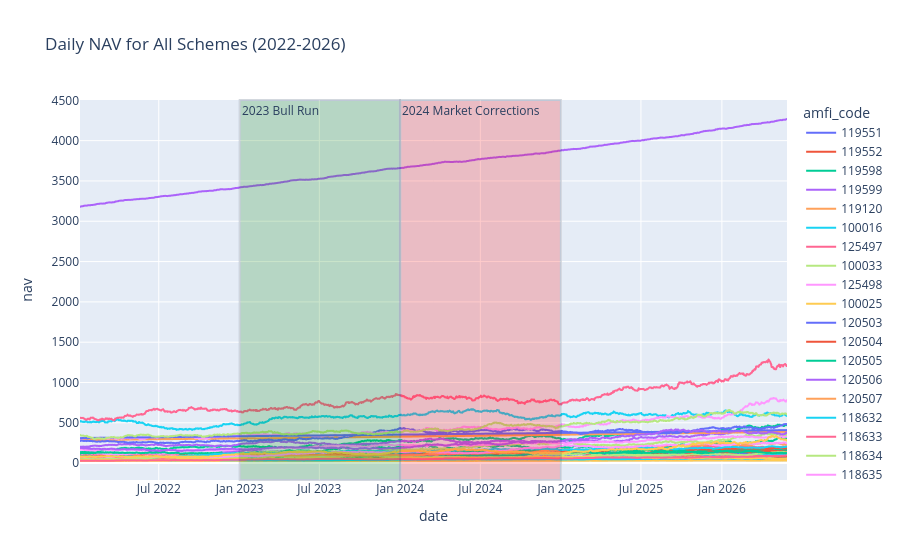
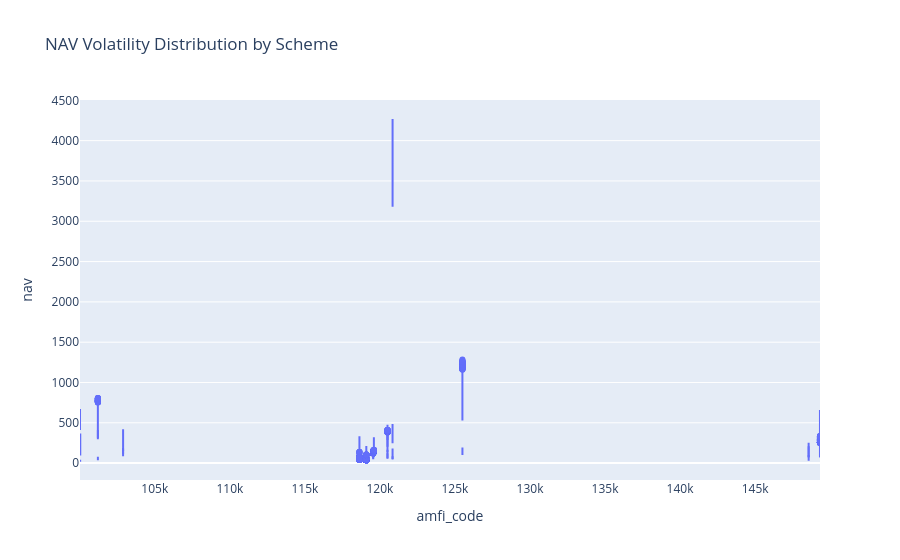
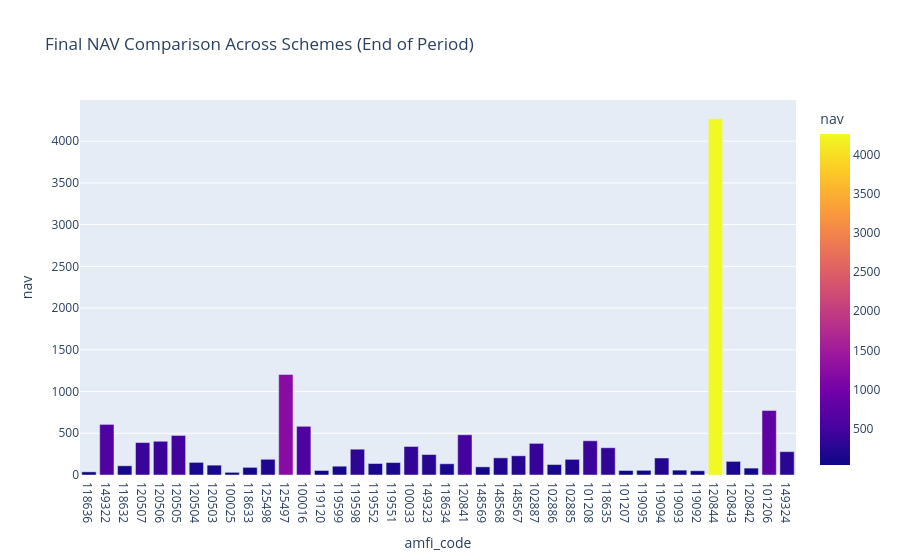

Notebook code cell kept with these figures, in order:
### Markdown cell above
## 1. NAV Trend Analysis

### Code cell
# Task 1: NAV trend analysis
print('Task 1: NAV trend analysis')
df_nav = pd.read_csv('../data/02_nav_history.csv')
df_nav['date'] = pd.to_datetime(df_nav['date'])
df_nav_filtered = df_nav[(df_nav['date'].dt.year >= 2022) & (df_nav['date'].dt.year <= 2026)]

fig = px.line(df_nav_filtered, x='date', y='nav', color='amfi_code', 
              title='Daily NAV for All Schemes (2022-2026)')
fig.add_vrect(x0="2023-01-01", x1="2023-12-31", fillcolor="green", opacity=0.2, 
              annotation_text="2023 Bull Run", annotation_position="top left")
fig.add_vrect(x0="2024-01-01", x1="2024-12-31", fillcolor="red", opacity=0.2, 
              annotation_text="2024 Market Corrections", annotation_position="top left")

hti.screenshot(html_str=fig.to_html(), save_as='nav_trend_analysis_temp.png', size=(1200, 800))
import shutil
if os.path.exists('nav_trend_analysis_temp.png'):
    shutil.move('nav_trend_analysis_temp.png', '../reports/png_charts/nav_trend_analysis.png')
fig.show()



# Task 1b: NAV Volatility (Box Plot)
fig2 = px.box(df_nav_filtered, x='amfi_code', y='nav', title='NAV Volatility Distribution by Scheme')
fig2.show()
hti.screenshot(html_str=fig2.to_html(), save_as='nav_volatility_box.png', size=(1200, 800))

# Task 1c: Final NAV Comparison (Bar Chart)
df_final = df_nav_filtered.sort_values('date').groupby('amfi_code').tail(1)
fig3 = px.bar(df_final.assign(amfi_code=df_final['amfi_code'].astype(str)), x='amfi_code', y='nav', title='Final NAV Comparison Across Schemes (End of Period)', color='nav')
fig3.show()
hti.screenshot(html_str=fig3.to_html(), save_as='nav_final_bar.png', size=(1200, 800))

import shutil
if os.path.exists('nav_volatility_box.png'): shutil.move('nav_volatility_box.png', '../reports/png_charts/nav_volatility_box.png')
if os.path.exists('nav_final_bar.png'): shutil.move('nav_final_bar.png', '../reports/png_charts/nav_final_bar.png')

### Figure 1 — Plotly figure (JSON) as saved in the notebook; plotly's stock layout.template omitted (floating-point values rounded to 4 significant figures; data arrays with more than 128 entries replaced by an {"elided": "..."} marker saying what was removed)
{"data": [{"hovertemplate": "amfi_code=119551<br>date=%{x}<br>nav=%{y}<extra></extra>", "legendgroup": "119551", "line": {"color": "#636efa", "dash": "solid"}, "marker": {"symbol": "circle"}, "mode": "lines", "name": "119551", "showlegend": true, "type": "scattergl", "x": {"elided": "1150 str values"}, "xaxis": "x", "y": {"elided": "1150 float values"}, "yaxis": "y"}, {"hovertemplate": "amfi_code=119552<br>date=%{x}<br>nav=%{y}<extra></extra>", "legendgroup": "119552", "line": {"color": "#EF553B", "dash": "solid"}, "marker": {"symbol": "circle"}, "mode": "lines", "name": "119552", "showlegend": true, "type": "scattergl", "x": {"elided": "1150 str values"}, "xaxis": "x", "y": {"elided": "1150 float values"}, "yaxis": "y"}, {"hovertemplate": "amfi_code=119598<br>date=%{x}<br>nav=%{y}<extra></extra>", "legendgroup": "119598", "line": {"color": "#00cc96", "dash": "solid"}, "marker": {"symbol": "circle"}, "mode": "lines", "name": "119598", "showlegend": true, "type": "scattergl", "x": {"elided": "1150 str values"}, "xaxis": "x", "y": {"elided": "1150 float values"}, "yaxis": "y"}, {"hovertemplate": "amfi_code=119599<br>date=%{x}<br>nav=%{y}<extra></extra>", "legendgroup": "119599", "line": {"color": "#ab63fa", "dash": "solid"}, "marker": {"symbol": "circle"}, "mode": "lines", "name": "119599", "showlegend": true, "type": "scattergl", "x": {"elided": "1150 str values"}, "xaxis": "x", "y": {"elided": "1150 float values"}, "yaxis": "y"}, {"hovertemplate": "amfi_code=119120<br>date=%{x}<br>nav=%{y}<extra></extra>", "legendgroup": "119120", "line": {"color": "#FFA15A", "dash": "solid"}, "marker": {"symbol": "circle"}, "mode": "lines", "name": "119120", "showlegend": true, "type": "scattergl", "x": {"elided": "1150 str values"}, "xaxis": "x", "y": {"elided": "1150 float values"}, "yaxis": "y"}, {"hovertemplate": "amfi_code=100016<br>date=%{x}<br>nav=%{y}<extra></extra>", "legendgroup": "100016", "line": {"color": "#19d3f3", "dash": "solid"}, "marker": {"symbol": "circle"}, "mode": "lines", "name": "100016", "showlegend": true, "type": "scattergl", "x": {"elided": "1150 str values"}, "xaxis": "x", "y": {"elided": "1150 float values"}, "yaxis": "y"}, {"hovertemplate": "amfi_code=125497<br>date=%{x}<br>nav=%{y}<extra></extra>", "legendgroup": "125497", "line": {"color": "#FF6692", "dash": "solid"}, "marker": {"symbol": "circle"}, "mode": "lines", "name": "125497", "showlegend": true, "type": "scattergl", "x": {"elided": "1150 str values"}, "xaxis": "x", "y": {"elided": "1150 float values"}, "yaxis": "y"}, {"hovertemplate": "amfi_code=100033<br>date=%{x}<br>nav=%{y}<extra></extra>", "legendgroup": "100033", "line": {"color": "#B6E880", "dash": "solid"}, "marker": {"symbol": "circle"}, "mode": "lines", "name": "100033", "showlegend": true, "type": "scattergl", "x": {"elided": "1150 str values"}, "xaxis": "x", "y": {"elided": "1150 float values"}, "yaxis": "y"}, {"hovertemplate": "amfi_code=125498<br>date=%{x}<br>nav=%{y}<extra></extra>", "legendgroup": "125498", "line": {"color": "#FF97FF", "dash": "solid"}, "marker": {"symbol": "circle"}, "mode": "lines", "name": "125498", "showlegend": true, "type": "scattergl", "x": {"elided": "1150 str values"}, "xaxis": "x", "y": {"elided": "1150 float values"}, "yaxis": "y"}, {"hovertemplate": "amfi_code=100025<br>date=%{x}<br>nav=%{y}<extra></extra>", "legendgroup": "100025", "line": {"color": "#FECB52", "dash": "solid"}, "marker": {"symbol": "circle"}, "mode": "lines", "name": "100025", "showlegend": true, "type": "scattergl", "x": {"elided": "1150 str values"}, "xaxis": "x", "y": {"elided": "1150 float values"}, "yaxis": "y"}, {"hovertemplate": "amfi_code=120503<br>date=%{x}<br>nav=%{y}<extra></extra>", "legendgroup": "120503", "line": {"color": "#636efa", "dash": "solid"}, "marker": {"symbol": "circle"}, "mode": "lines", "name": "120503", "showlegend": true, "type": "scattergl", "x": {"elided": "1150 str values"}, "xaxis": "x", "y": {"elided": "1150 float values"}, "yaxis": "y"}, {"hovertemplate": "amfi_code=120504<br>date=%{x}<br>nav=%{y}<extra></extra>", "legendgroup": "120504", "line": {"color": "#EF553B", "dash": "solid"}, "marker": {"symbol": "circle"}, "mode": "lines", "name": "120504", "showlegend": true, "type": "scattergl", "x": {"elided": "1150 str values"}, "xaxis": "x", "y": {"elided": "1150 float values"}, "yaxis": "y"}, {"hovertemplate": "amfi_code=120505<br>date=%{x}<br>nav=%{y}<extra></extra>", "legendgroup": "120505", "line": {"color": "#00cc96", "dash": "solid"}, "marker": {"symbol": "circle"}, "mode": "lines", "name": "120505", "showlegend": true, "type": "scattergl", "x": {"elided": "1150 str values"}, "xaxis": "x", "y": {"elided": "1150 float values"}, "yaxis": "y"}, {"hovertemplate": "amfi_code=120506<br>date=%{x}<br>nav=%{y}<extra></extra>", "legendgroup": "120506", "line": {"color": "#ab63fa", "dash": "solid"}, "marker": {"symbol": "circle"}, "mode": "lines", "name": "120506", "showlegend": true, "type": "scattergl", "x": {"elided": "1150 str values"}, "xaxis": "x", "y": {"elided": "1150 float values"}, "yaxis": "y"}, {"hovertemplate": "amfi_code=120507<br>date=%{x}<br>nav=%{y}<extra></extra>", "legendgroup": "120507", "line": {"color": "#FFA15A", "dash": "solid"}, "marker": {"symbol": "circle"}, "mode": "lines", "name": "120507", "showlegend": true, "type": "scattergl", "x": {"elided": "1150 str values"}, "xaxis": "x", "y": {"elided": "1150 float values"}, "yaxis": "y"}, {"hovertemplate": "amfi_code=118632<br>date=%{x}<br>nav=%{y}<extra></extra>", "legendgroup": "118632", "line": {"color": "#19d3f3", "dash": "solid"}, "marker": {"symbol": "circle"}, "mode": "lines", "name": "118632", "showlegend": true, "type": "scattergl", "x": {"elided": "1150 str values"}, "xaxis": "x", "y": {"elided": "1150 float values"}, "yaxis": "y"}, {"hovertemplate": "amfi_code=118633<br>date=%{x}<br>nav=%{y}<extra></extra>", "legendgroup": "118633", "line": {"color": "#FF6692", "dash": "solid"}, "marker": {"symbol": "circle"}, "mode": "lines", "name": "118633", "showlegend": true, "type": "scattergl", "x": {"elided": "1150 str values"}, "xaxis": "x", "y": {"elided": "1150 float values"}, "yaxis": "y"}, {"hovertemplate": "amfi_code=118634<br>date=%{x}<br>nav=%{y}<extra></extra>", "legendgroup": "118634", "line": {"color": "#B6E880", "dash": "solid"}, "marker": {"symbol": "circle"}, "mode": "lines", "name": "118634", "showlegend": true, "type": "scattergl", "x": {"elided": "1150 str values"}, "xaxis": "x", "y": {"elided": "1150 float values"}, "yaxis": "y"}, {"hovertemplate": "amfi_code=118635<br>date=%{x}<br>nav=%{y}<extra></extra>", "legendgroup": "118635", "line": {"color": "#FF97FF", "dash": "solid"}, "marker": {"symbol": "circle"}, "mode": "lines", "name": "118635", "showlegend": true, "type": "scattergl", "x": {"elided": "1150 str values"}, "xaxis": "x", "y": {"elided": "1150 float values"}, "yaxis": "y"}, {"hovertemplate": "amfi_code=118636<br>date=%{x}<br>nav=%{y}<extra></extra>", "legendgroup": "118636", "line": {"color": "#FECB52", "dash": "solid"}, "marker": {"symbol": "circle"}, "mode": "lines", "name": "118636", "showlegend": true, "type": "scattergl", "x": {"elided": "1150 str values"}, "xaxis": "x", "y": {"elided": "1150 float values"}, "yaxis": "y"}, {"hovertemplate": "amfi_code=120841<br>date=%{x}<br>nav=%{y}<extra></extra>", "legendgroup": "120841", "line": {"color": "#636efa", "dash": "solid"}, "marker": {"symbol": "circle"}, "mode": "lines", "name": "120841", "showlegend": true, "type": "scattergl", "x": {"elided": "1150 str values"}, "xaxis": "x", "y": {"elided": "1150 float values"}, "yaxis": "y"}, {"hovertemplate": "amfi_code=120842<br>date=%{x}<br>nav=%{y}<extra></extra>", "legendgroup": "120842", "line": {"color": "#EF553B", "dash": "solid"}, "marker": {"symbol": "circle"}, "mode": "lines", "name": "120842", "showlegend": true, "type": "scattergl", "x": {"elided": "1150 str values"}, "xaxis": "x", "y": {"elided": "1150 float values"}, "yaxis": "y"}, {"hovertemplate": "amfi_code=120843<br>date=%{x}<br>nav=%{y}<extra></extra>", "legendgroup": "120843", "line": {"color": "#00cc96", "dash": "solid"}, "marker": {"symbol": "circle"}, "mode": "lines", "name": "120843", "showlegend": true, "type": "scattergl", "x": {"elided": "1150 str values"}, "xaxis": "x", "y": {"elided": "1150 float values"}, "yaxis": "y"}, {"hovertemplate": "amfi_code=120844<br>date=%{x}<br>nav=%{y}<extra></extra>", "legendgroup": "120844", "line": {"color": "#ab63fa", "dash": "solid"}, "marker": {"symbol": "circle"}, "mode": "lines", "name": "120844", "showlegend": true, "type": "scattergl", "x": {"elided": "1150 str values"}, "xaxis": "x", "y": {"elided": "1150 float values"}, "yaxis": "y"}, {"hovertemplate": "amfi_code=119092<br>date=%{x}<br>nav=%{y}<extra></extra>", "legendgroup": "119092", "line": {"color": "#FFA15A", "dash": "solid"}, "marker": {"symbol": "circle"}, "mode": "lines", "name": "119092", "showlegend": true, "type": "scattergl", "x": {"elided": "1150 str values"}, "xaxis": "x", "y": {"elided": "1150 float values"}, "yaxis": "y"}, {"hovertemplate": "amfi_code=119093<br>date=%{x}<br>nav=%{y}<extra></extra>", "legendgroup": "119093", "line": {"color": "#19d3f3", "dash": "solid"}, "marker": {"symbol": "circle"}, "mode": "lines", "name": "119093", "showlegend": true, "type": "scattergl", "x": {"elided": "1150 str values"}, "xaxis": "x", "y": {"elided": "1150 float values"}, "yaxis": "y"}, {"hovertemplate": "amfi_code=119094<br>date=%{x}<br>nav=%{y}<extra></extra>", "legendgroup": "119094", "line": {"color": "#FF6692", "dash": "solid"}, "marker": {"symbol": "circle"}, "mode": "lines", "name": "119094", "showlegend": true, "type": "scattergl", "x": {"elided": "1150 str values"}, "xaxis": "x", "y": {"elided": "1150 float values"}, "yaxis": "y"}, {"hovertemplate": "amfi_code=119095<br>date=%{x}<br>nav=%{y}<extra></extra>", "legendgroup": "119095", "line": {"color": "#B6E880", "dash": "solid"}, "marker": {"symbol": "circle"}, "mode": "lines", "name": "119095", "showlegend": true, "type": "scattergl", "x": {"elided": "1150 str values"}, "xaxis": "x", "y": {"elided": "1150 float values"}, "yaxis": "y"}, {"hovertemplate": "amfi_code=101206<br>date=%{x}<br>nav=%{y}<extra></extra>", "legendgroup": "101206", "line": {"color": "#FF97FF", "dash": "solid"}, "marker": {"symbol": "circle"}, "mode": "lines", "name": "101206", "showlegend": true, "type": "scattergl", "x": {"elided": "1150 str values"}, "xaxis": "x", "y": {"elided": "1150 float values"}, "yaxis": "y"}, {"hovertemplate": "amfi_code=101207<br>date=%{x}<br>nav=%{y}<extra></extra>", "legendgroup": "101207", "line": {"color": "#FECB52", "dash": "solid"}, "marker": {"symbol": "circle"}, "mode": "lines", "name": "101207", "showlegend": true, "type": "scattergl", "x": {"elided": "1150 str values"}, "xaxis": "x", "y": {"elided": "1150 float values"}, "yaxis": "y"}, {"hovertemplate": "amfi_code=101208<br>date=%{x}<br>nav=%{y}<extra></extra>", "legendgroup": "101208", "line": {"color": "#636efa", "dash": "solid"}, "marker": {"symbol": "circle"}, "mode": "lines", "name": "101208", "showlegend": true, "type": "scattergl", "x": {"elided": "1150 str values"}, "xaxis": "x", "y": {"elided": "1150 float values"}, "yaxis": "y"}, {"hovertemplate": "amfi_code=102885<br>date=%{x}<br>nav=%{y}<extra></extra>", "legendgroup": "102885", "line": {"color": "#EF553B", "dash": "solid"}, "marker": {"symbol": "circle"}, "mode": "lines", "name": "102885", "showlegend": true, "type": "scattergl", "x": {"elided": "1150 str values"}, "xaxis": "x", "y": {"elided": "1150 float values"}, "yaxis": "y"}, {"hovertemplate": "amfi_code=102886<br>date=%{x}<br>nav=%{y}<extra></extra>", "legendgroup": "102886", "line": {"color": "#00cc96", "dash": "solid"}, "marker": {"symbol": "circle"}, "mode": "lines", "name": "102886", "showlegend": true, "type": "scattergl", "x": {"elided": "1150 str values"}, "xaxis": "x", "y": {"elided": "1150 float values"}, "yaxis": "y"}, {"hovertemplate": "amfi_code=102887<br>date=%{x}<br>nav=%{y}<extra></extra>", "legendgroup": "102887", "line": {"color": "#ab63fa", "dash": "solid"}, "marker": {"symbol": "circle"}, "mode": "lines", "name": "102887", "showlegend": true, "type": "scattergl", "x": {"elided": "1150 str values"}, "xaxis": "x", "y": {"elided": "1150 float values"}, "yaxis": "y"}, {"hovertemplate": "amfi_code=148567<br>date=%{x}<br>nav=%{y}<extra></extra>", "legendgroup": "148567", "line": {"color": "#FFA15A", "dash": "solid"}, "marker": {"symbol": "circle"}, "mode": "lines", "name": "148567", "showlegend": true, "type": "scattergl", "x": {"elided": "1150 str values"}, "xaxis": "x", "y": {"elided": "1150 float values"}, "yaxis": "y"}, {"hovertemplate": "amfi_code=148568<br>date=%{x}<br>nav=%{y}<extra></extra>", "legendgroup": "148568", "line": {"color": "#19d3f3", "dash": "solid"}, "marker": {"symbol": "circle"}, "mode": "lines", "name": "148568", "showlegend": true, "type": "scattergl", "x": {"elided": "1150 str values"}, "xaxis": "x", "y": {"elided": "1150 float values"}, "yaxis": "y"}, {"hovertemplate": "amfi_code=148569<br>date=%{x}<br>nav=%{y}<extra></extra>", "legendgroup": "148569", "line": {"color": "#FF6692", "dash": "solid"}, "marker": {"symbol": "circle"}, "mode": "lines", "name": "148569", "showlegend": true, "type": "scattergl", "x": {"elided": "1150 str values"}, "xaxis": "x", "y": {"elided": "1150 float values"}, "yaxis": "y"}, {"hovertemplate": "amfi_code=149322<br>date=%{x}<br>nav=%{y}<extra></extra>", "legendgroup": "149322", "line": {"color": "#B6E880", "dash": "solid"}, "marker": {"symbol": "circle"}, "mode": "lines", "name": "149322", "showlegend": true, "type": "scattergl", "x": {"elided": "1150 str values"}, "xaxis": "x", "y": {"elided": "1150 float values"}, "yaxis": "y"}, {"hovertemplate": "amfi_code=149323<br>date=%{x}<br>nav=%{y}<extra></extra>", "legendgroup": "149323", "line": {"color": "#FF97FF", "dash": "solid"}, "marker": {"symbol": "circle"}, "mode": "lines", "name": "149323", "showlegend": true, "type": "scattergl", "x": {"elided": "1150 str values"}, "xaxis": "x", "y": {"elided": "1150 float values"}, "yaxis": "y"}, {"hovertemplate": "amfi_code=149324<br>date=%{x}<br>nav=%{y}<extra></extra>", "legendgroup": "149324", "line": {"color": "#FECB52", "dash": "solid"}, "marker": {"symbol": "circle"}, "mode": "lines", "name": "149324", "showlegend": true, "type": "scattergl", "x": {"elided": "1150 str values"}, "xaxis": "x", "y": {"elided": "1150 float values"}, "yaxis": "y"}], "layout": {"annotations": [{"showarrow": false, "text": "2023 Bull Run", "x": "2023-01-01", "xanchor": "left", "xref": "x", "y": 1, "yanchor": "top", "yref": "y domain"}, {"showarrow": false, "text": "2024 Market Corrections", "x": "2024-01-01", "xanchor": "left", "xref": "x", "y": 1, "yanchor": "top", "yref": "y domain"}], "legend": {"title": {"text": "amfi_code"}, "tracegroupgap": 0}, "shapes": [{"fillcolor": "green", "opacity": 0.2, "type": "rect", "x0": "2023-01-01", "x1": "2023-12-31", "xref": "x", "y0": 0, "y1": 1, "yref": "y domain"}, {"fillcolor": "red", "opacity": 0.2, "type": "rect", "x0": "2024-01-01", "x1": "2024-12-31", "xref": "x", "y0": 0, "y1": 1, "yref": "y domain"}], "title": {"text": "Daily NAV for All Schemes (2022-2026)"}, "xaxis": {"anchor": "y", "domain": [0, 1], "title": {"text": "date"}}, "yaxis": {"anchor": "x", "domain": [0, 1], "title": {"text": "nav"}}}}

### Figure 2 — Plotly figure (JSON) as saved in the notebook; plotly's stock layout.template omitted (floating-point values rounded to 4 significant figures; data arrays with more than 128 entries replaced by an {"elided": "..."} marker saying what was removed)
{"data": [{"alignmentgroup": "True", "hovertemplate": "amfi_code=%{x}<br>nav=%{y}<extra></extra>", "legendgroup": "", "marker": {"color": "#636efa"}, "name": "", "notched": false, "offsetgroup": "", "orientation": "v", "showlegend": false, "type": "box", "x": {"elided": "46000 int values"}, "x0": " ", "xaxis": "x", "y": {"elided": "46000 float values"}, "y0": " ", "yaxis": "y"}], "layout": {"boxmode": "group", "legend": {"tracegroupgap": 0}, "title": {"text": "NAV Volatility Distribution by Scheme"}, "xaxis": {"anchor": "y", "domain": [0, 1], "title": {"text": "amfi_code"}}, "yaxis": {"anchor": "x", "domain": [0, 1], "title": {"text": "nav"}}}}

### Figure 3 — Plotly figure (JSON) as saved in the notebook; plotly's stock layout.template omitted (floating-point values rounded to 4 significant figures)
{"data": [{"hovertemplate": "amfi_code=%{x}<br>nav=%{marker.color}<extra></extra>", "legendgroup": "", "marker": {"color": [37.82, 606.2, 110.6, 388.6, 404.4, 473.8, 151.1, 118.1, 31.88, 91.6, 188.4, 1205.0, 583.6, 54.2, 105.5, 309.2, 137.7, 149.3, 342.0, 245.4, 134.7, 482.1, 97.74, 205.5, 230.3, 379.0, 125.6, 187.8, 410.1, 326.8, 53.98, 56.13, 203.9, 58.42, 50.84, 4269.0, 163.2, 82.65, 773.3, 279.8], "coloraxis": "coloraxis", "pattern": {"shape": ""}}, "name": "", "orientation": "v", "showlegend": false, "textposition": "auto", "type": "bar", "x": ["118636", "149322", "118632", "120507", "120506", "120505", "120504", "120503", "100025", "118633", "125498", "125497", "100016", "119120", "119599", "119598", "119552", "119551", "100033", "149323", "118634", "120841", "148569", "148568", "148567", "102887", "102886", "102885", "101208", "118635", "101207", "119095", "119094", "119093", "119092", "120844", "120843", "120842", "101206", "149324"], "xaxis": "x", "y": [37.82, 606.2, 110.6, 388.6, 404.4, 473.8, 151.1, 118.1, 31.88, 91.6, 188.4, 1205.0, 583.6, 54.2, 105.5, 309.2, 137.7, 149.3, 342.0, 245.4, 134.7, 482.1, 97.74, 205.5, 230.3, 379.0, 125.6, 187.8, 410.1, 326.8, 53.98, 56.13, 203.9, 58.42, 50.84, 4269.0, 163.2, 82.65, 773.3, 279.8], "yaxis": "y"}], "layout": {"barmode": "relative", "coloraxis": {"colorbar": {"title": {"text": "nav"}}, "colorscale": [[0, "#0d0887"], [0.1111, "#46039f"], [0.2222, "#7201a8"], [0.3333, "#9c179e"], [0.4444, "#bd3786"], [0.5556, "#d8576b"], [0.6667, "#ed7953"], [0.7778, "#fb9f3a"], [0.8889, "#fdca26"], [1, "#f0f921"]]}, "legend": {"tracegroupgap": 0}, "title": {"text": "Final NAV Comparison Across Schemes (End of Period)"}, "xaxis": {"anchor": "y", "domain": [0, 1], "title": {"text": "amfi_code"}}, "yaxis": {"anchor": "x", "domain": [0, 1], "title": {"text": "nav"}}}}
